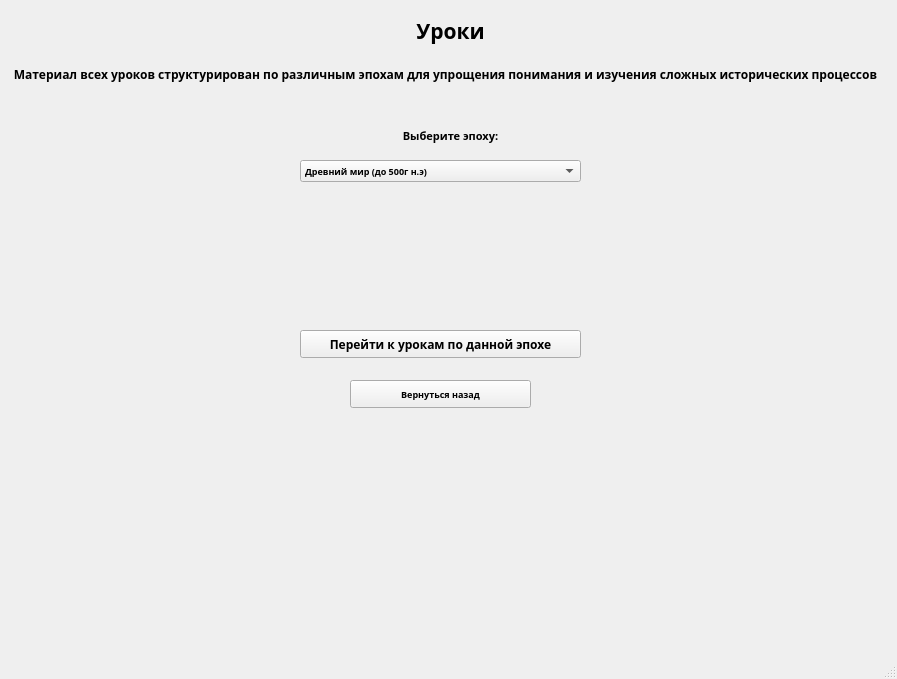
<?xml version="1.0" encoding="UTF-8"?>
<ui version="4.0">
 <class>MainWindow</class>
 <widget class="QMainWindow" name="MainWindow">
  <property name="geometry">
   <rect>
    <x>0</x>
    <y>0</y>
    <width>897</width>
    <height>679</height>
   </rect>
  </property>
  <property name="windowTitle">
   <string>MainWindow</string>
  </property>
  <widget class="QWidget" name="centralwidget">
   <widget class="QLabel" name="lessons_label">
    <property name="geometry">
     <rect>
      <x>0</x>
      <y>10</y>
      <width>901</width>
      <height>41</height>
     </rect>
    </property>
    <property name="font">
     <font>
      <family>Rockwell Extra Bold</family>
      <pointsize>16</pointsize>
      <weight>75</weight>
      <bold>true</bold>
     </font>
    </property>
    <property name="text">
     <string>Уроки</string>
    </property>
    <property name="alignment">
     <set>Qt::AlignCenter</set>
    </property>
   </widget>
   <widget class="QLabel" name="structure_label">
    <property name="geometry">
     <rect>
      <x>0</x>
      <y>59</y>
      <width>891</width>
      <height>31</height>
     </rect>
    </property>
    <property name="font">
     <font>
      <family>Rockwell Extra Bold</family>
      <weight>75</weight>
      <bold>true</bold>
     </font>
    </property>
    <property name="text">
     <string>Материал всех уроков структурирован по различным эпохам для упрощения понимания и изучения сложных исторических процессов</string>
    </property>
    <property name="alignment">
     <set>Qt::AlignCenter</set>
    </property>
   </widget>
   <widget class="QLabel" name="choose_label">
    <property name="geometry">
     <rect>
      <x>10</x>
      <y>120</y>
      <width>881</width>
      <height>31</height>
     </rect>
    </property>
    <property name="font">
     <font>
      <family>Rockwell Extra Bold</family>
      <pointsize>8</pointsize>
      <weight>75</weight>
      <bold>true</bold>
     </font>
    </property>
    <property name="text">
     <string>Выберите эпоху:</string>
    </property>
    <property name="alignment">
     <set>Qt::AlignCenter</set>
    </property>
   </widget>
   <widget class="QComboBox" name="epochesbox">
    <property name="geometry">
     <rect>
      <x>300</x>
      <y>160</y>
      <width>281</width>
      <height>22</height>
     </rect>
    </property>
    <property name="font">
     <font>
      <family>Rockwell Extra Bold</family>
      <pointsize>7</pointsize>
      <weight>75</weight>
      <bold>true</bold>
     </font>
    </property>
    <item>
     <property name="text">
      <string>Древний мир (до 500г н.э)</string>
     </property>
    </item>
    <item>
     <property name="text">
      <string>Средневековье (500-1500гг)</string>
     </property>
    </item>
    <item>
     <property name="text">
      <string>Эпоха Возрождения и Реформации (1500-1700гг)</string>
     </property>
    </item>
    <item>
     <property name="text">
      <string>Новое время (1700-1900гг)</string>
     </property>
    </item>
    <item>
     <property name="text">
      <string>XX век (1900-2000гг)</string>
     </property>
    </item>
    <item>
     <property name="text">
      <string>Современный мир (2000г - настоящее время)</string>
     </property>
    </item>
   </widget>
   <widget class="QPushButton" name="lessons_button">
    <property name="geometry">
     <rect>
      <x>300</x>
      <y>330</y>
      <width>281</width>
      <height>28</height>
     </rect>
    </property>
    <property name="font">
     <font>
      <family>Rockwell Extra Bold</family>
      <weight>75</weight>
      <bold>true</bold>
     </font>
    </property>
    <property name="text">
     <string>Перейти к урокам по данной эпохе</string>
    </property>
   </widget>
   <widget class="QPushButton" name="return_button">
    <property name="geometry">
     <rect>
      <x>350</x>
      <y>380</y>
      <width>181</width>
      <height>28</height>
     </rect>
    </property>
    <property name="font">
     <font>
      <family>Rockwell Extra Bold</family>
      <pointsize>7</pointsize>
      <weight>75</weight>
      <bold>true</bold>
     </font>
    </property>
    <property name="text">
     <string>Вернуться назад</string>
    </property>
   </widget>
  </widget>
  <widget class="QMenuBar" name="menubar">
   <property name="geometry">
    <rect>
     <x>0</x>
     <y>0</y>
     <width>897</width>
     <height>26</height>
    </rect>
   </property>
  </widget>
  <widget class="QStatusBar" name="statusbar"/>
 </widget>
 <resources/>
 <connections/>
</ui>
